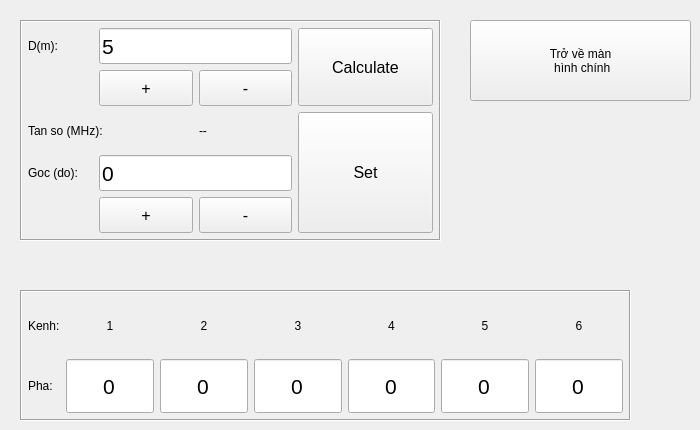
    <widget class="QWidget" name="tab_2">
     <attribute name="title">
      <string>Pha</string>
     </attribute>
     <widget class="QFrame" name="frame_8">
      <property name="geometry">
       <rect>
        <x>20</x>
        <y>20</y>
        <width>421</width>
        <height>221</height>
       </rect>
      </property>
      <property name="frameShape">
       <enum>QFrame::Box</enum>
      </property>
      <property name="frameShadow">
       <enum>QFrame::Sunken</enum>
      </property>
      <layout class="QGridLayout" name="gridLayout_11">
       <property name="leftMargin">
        <number>6</number>
       </property>
       <property name="topMargin">
        <number>6</number>
       </property>
       <property name="rightMargin">
        <number>6</number>
       </property>
       <property name="bottomMargin">
        <number>6</number>
       </property>
       <item row="5" column="1">
        <widget class="QPushButton" name="pushButton_num_back_5">
         <property name="sizePolicy">
          <sizepolicy hsizetype="Minimum" vsizetype="Preferred">
           <horstretch>0</horstretch>
           <verstretch>0</verstretch>
          </sizepolicy>
         </property>
         <property name="font">
          <font>
           <pointsize>12</pointsize>
          </font>
         </property>
         <property name="text">
          <string>+</string>
         </property>
        </widget>
       </item>
       <item row="5" column="2">
        <widget class="QPushButton" name="pushButton_num_back_6">
         <property name="sizePolicy">
          <sizepolicy hsizetype="Minimum" vsizetype="Preferred">
           <horstretch>0</horstretch>
           <verstretch>0</verstretch>
          </sizepolicy>
         </property>
         <property name="font">
          <font>
           <pointsize>12</pointsize>
          </font>
         </property>
         <property name="text">
          <string>-</string>
         </property>
        </widget>
       </item>
       <item row="2" column="1">
        <widget class="QPushButton" name="pushButton_num_back_3">
         <property name="sizePolicy">
          <sizepolicy hsizetype="Minimum" vsizetype="Preferred">
           <horstretch>0</horstretch>
           <verstretch>0</verstretch>
          </sizepolicy>
         </property>
         <property name="font">
          <font>
           <pointsize>12</pointsize>
          </font>
         </property>
         <property name="text">
          <string>+</string>
         </property>
        </widget>
       </item>
       <item row="2" column="2">
        <widget class="QPushButton" name="pushButton_num_back_4">
         <property name="sizePolicy">
          <sizepolicy hsizetype="Minimum" vsizetype="Preferred">
           <horstretch>0</horstretch>
           <verstretch>0</verstretch>
          </sizepolicy>
         </property>
         <property name="font">
          <font>
           <pointsize>12</pointsize>
          </font>
         </property>
         <property name="text">
          <string>-</string>
         </property>
        </widget>
       </item>
       <item row="3" column="4" rowspan="3" colspan="2">
        <widget class="QPushButton" name="pushButton_num_back_2">
         <property name="sizePolicy">
          <sizepolicy hsizetype="Minimum" vsizetype="Preferred">
           <horstretch>0</horstretch>
           <verstretch>0</verstretch>
          </sizepolicy>
         </property>
         <property name="minimumSize">
          <size>
           <width>100</width>
           <height>0</height>
          </size>
         </property>
         <property name="font">
          <font>
           <pointsize>12</pointsize>
          </font>
         </property>
         <property name="text">
          <string>Set</string>
         </property>
        </widget>
       </item>
       <item row="1" column="4" rowspan="2" colspan="2">
        <widget class="QPushButton" name="pushButton_num_back_7">
         <property name="sizePolicy">
          <sizepolicy hsizetype="Minimum" vsizetype="Preferred">
           <horstretch>0</horstretch>
           <verstretch>0</verstretch>
          </sizepolicy>
         </property>
         <property name="minimumSize">
          <size>
           <width>100</width>
           <height>0</height>
          </size>
         </property>
         <property name="font">
          <font>
           <pointsize>12</pointsize>
          </font>
         </property>
         <property name="text">
          <string>Calculate</string>
         </property>
        </widget>
       </item>
       <item row="3" column="2">
        <widget class="QLabel" name="label_unit_2">
         <property name="sizePolicy">
          <sizepolicy hsizetype="Preferred" vsizetype="Preferred">
           <horstretch>0</horstretch>
           <verstretch>0</verstretch>
          </sizepolicy>
         </property>
         <property name="text">
          <string>--</string>
         </property>
        </widget>
       </item>
       <item row="3" column="0" colspan="2">
        <widget class="QLabel" name="label_unit_4">
         <property name="sizePolicy">
          <sizepolicy hsizetype="Preferred" vsizetype="Preferred">
           <horstretch>0</horstretch>
           <verstretch>0</verstretch>
          </sizepolicy>
         </property>
         <property name="text">
          <string>Tan so (MHz):</string>
         </property>
        </widget>
       </item>
       <item row="1" column="0">
        <widget class="QLabel" name="label_unit_3">
         <property name="sizePolicy">
          <sizepolicy hsizetype="Preferred" vsizetype="Preferred">
           <horstretch>0</horstretch>
           <verstretch>0</verstretch>
          </sizepolicy>
         </property>
         <property name="text">
          <string>D(m):</string>
         </property>
        </widget>
       </item>
       <item row="1" column="1" colspan="2">
        <widget class="QLineEdit" name="lineEdit_antenna_D">
         <property name="sizePolicy">
          <sizepolicy hsizetype="Expanding" vsizetype="Preferred">
           <horstretch>0</horstretch>
           <verstretch>0</verstretch>
          </sizepolicy>
         </property>
         <property name="baseSize">
          <size>
           <width>200</width>
           <height>10</height>
          </size>
         </property>
         <property name="font">
          <font>
           <pointsize>16</pointsize>
          </font>
         </property>
         <property name="text">
          <string>5</string>
         </property>
        </widget>
       </item>
       <item row="4" column="0">
        <widget class="QLabel" name="label_unit_5">
         <property name="sizePolicy">
          <sizepolicy hsizetype="Preferred" vsizetype="Preferred">
           <horstretch>0</horstretch>
           <verstretch>0</verstretch>
          </sizepolicy>
         </property>
         <property name="text">
          <string>Goc (do):</string>
         </property>
        </widget>
       </item>
       <item row="4" column="1" colspan="2">
        <widget class="QLineEdit" name="lineEdit_antenna_angle">
         <property name="sizePolicy">
          <sizepolicy hsizetype="Expanding" vsizetype="Preferred">
           <horstretch>0</horstretch>
           <verstretch>0</verstretch>
          </sizepolicy>
         </property>
         <property name="font">
          <font>
           <pointsize>16</pointsize>
          </font>
         </property>
         <property name="text">
          <string>0</string>
         </property>
        </widget>
       </item>
      </layout>
     </widget>
     <widget class="QFrame" name="frame_9">
      <property name="geometry">
       <rect>
        <x>20</x>
        <y>290</y>
        <width>611</width>
        <height>131</height>
       </rect>
      </property>
      <property name="frameShape">
       <enum>QFrame::Box</enum>
      </property>
      <property name="frameShadow">
       <enum>QFrame::Sunken</enum>
      </property>
      <layout class="QGridLayout" name="gridLayout_12">
       <property name="leftMargin">
        <number>6</number>
       </property>
       <property name="topMargin">
        <number>6</number>
       </property>
       <property name="rightMargin">
        <number>6</number>
       </property>
       <property name="bottomMargin">
        <number>6</number>
       </property>
       <item row="0" column="9">
        <widget class="QLabel" name="label_unit_11">
         <property name="sizePolicy">
          <sizepolicy hsizetype="Preferred" vsizetype="Preferred">
           <horstretch>0</horstretch>
           <verstretch>0</verstretch>
          </sizepolicy>
         </property>
         <property name="text">
          <string>1</string>
         </property>
         <property name="alignment">
          <set>Qt::AlignCenter</set>
         </property>
        </widget>
       </item>
       <item row="1" column="12">
        <widget class="QLineEdit" name="lineEdit_p4">
         <property name="sizePolicy">
          <sizepolicy hsizetype="Expanding" vsizetype="Preferred">
           <horstretch>0</horstretch>
           <verstretch>0</verstretch>
          </sizepolicy>
         </property>
         <property name="font">
          <font>
           <pointsize>16</pointsize>
          </font>
         </property>
         <property name="text">
          <string>0</string>
         </property>
         <property name="alignment">
          <set>Qt::AlignCenter</set>
         </property>
        </widget>
       </item>
       <item row="1" column="11">
        <widget class="QLineEdit" name="lineEdit_p3">
         <property name="sizePolicy">
          <sizepolicy hsizetype="Expanding" vsizetype="Preferred">
           <horstretch>0</horstretch>
           <verstretch>0</verstretch>
          </sizepolicy>
         </property>
         <property name="font">
          <font>
           <pointsize>16</pointsize>
          </font>
         </property>
         <property name="text">
          <string>0</string>
         </property>
         <property name="alignment">
          <set>Qt::AlignCenter</set>
         </property>
        </widget>
       </item>
       <item row="1" column="0">
        <widget class="QLabel" name="label_unit_10">
         <property name="sizePolicy">
          <sizepolicy hsizetype="Preferred" vsizetype="Preferred">
           <horstretch>0</horstretch>
           <verstretch>0</verstretch>
          </sizepolicy>
         </property>
         <property name="text">
          <string>Pha:</string>
         </property>
        </widget>
       </item>
       <item row="1" column="13">
        <widget class="QLineEdit" name="lineEdit_p5">
         <property name="sizePolicy">
          <sizepolicy hsizetype="Expanding" vsizetype="Preferred">
           <horstretch>0</horstretch>
           <verstretch>0</verstretch>
          </sizepolicy>
         </property>
         <property name="font">
          <font>
           <pointsize>16</pointsize>
          </font>
         </property>
         <property name="text">
          <string>0</string>
         </property>
         <property name="alignment">
          <set>Qt::AlignCenter</set>
         </property>
        </widget>
       </item>
       <item row="0" column="0">
        <widget class="QLabel" name="label_unit_9">
         <property name="sizePolicy">
          <sizepolicy hsizetype="Preferred" vsizetype="Preferred">
           <horstretch>0</horstretch>
           <verstretch>0</verstretch>
          </sizepolicy>
         </property>
         <property name="text">
          <string>Kenh:</string>
         </property>
        </widget>
       </item>
       <item row="1" column="17">
        <widget class="QLineEdit" name="lineEdit_p6">
         <property name="sizePolicy">
          <sizepolicy hsizetype="Expanding" vsizetype="Preferred">
           <horstretch>0</horstretch>
           <verstretch>0</verstretch>
          </sizepolicy>
         </property>
         <property name="font">
          <font>
           <pointsize>16</pointsize>
          </font>
         </property>
         <property name="text">
          <string>0</string>
         </property>
         <property name="alignment">
          <set>Qt::AlignCenter</set>
         </property>
        </widget>
       </item>
       <item row="1" column="10">
        <widget class="QLineEdit" name="lineEdit_p2">
         <property name="sizePolicy">
          <sizepolicy hsizetype="Expanding" vsizetype="Preferred">
           <horstretch>0</horstretch>
           <verstretch>0</verstretch>
          </sizepolicy>
         </property>
         <property name="font">
          <font>
           <pointsize>16</pointsize>
          </font>
         </property>
         <property name="text">
          <string>0</string>
         </property>
         <property name="alignment">
          <set>Qt::AlignCenter</set>
         </property>
        </widget>
       </item>
       <item row="0" column="13">
        <widget class="QLabel" name="label_unit_13">
         <property name="sizePolicy">
          <sizepolicy hsizetype="Preferred" vsizetype="Preferred">
           <horstretch>0</horstretch>
           <verstretch>0</verstretch>
          </sizepolicy>
         </property>
         <property name="text">
          <string>5</string>
         </property>
         <property name="alignment">
          <set>Qt::AlignCenter</set>
         </property>
        </widget>
       </item>
       <item row="0" column="17">
        <widget class="QLabel" name="label_unit_12">
         <property name="sizePolicy">
          <sizepolicy hsizetype="Preferred" vsizetype="Preferred">
           <horstretch>0</horstretch>
           <verstretch>0</verstretch>
          </sizepolicy>
         </property>
         <property name="text">
          <string>6</string>
         </property>
         <property name="alignment">
          <set>Qt::AlignCenter</set>
         </property>
        </widget>
       </item>
       <item row="0" column="12">
        <widget class="QLabel" name="label_unit_14">
         <property name="sizePolicy">
          <sizepolicy hsizetype="Preferred" vsizetype="Preferred">
           <horstretch>0</horstretch>
           <verstretch>0</verstretch>
          </sizepolicy>
         </property>
         <property name="text">
          <string>4</string>
         </property>
         <property name="alignment">
          <set>Qt::AlignCenter</set>
         </property>
        </widget>
       </item>
       <item row="0" column="11">
        <widget class="QLabel" name="label_unit_15">
         <property name="sizePolicy">
          <sizepolicy hsizetype="Preferred" vsizetype="Preferred">
           <horstretch>0</horstretch>
           <verstretch>0</verstretch>
          </sizepolicy>
         </property>
         <property name="text">
          <string>3</string>
         </property>
         <property name="alignment">
          <set>Qt::AlignCenter</set>
         </property>
        </widget>
       </item>
       <item row="0" column="10">
        <widget class="QLabel" name="label_unit_16">
         <property name="sizePolicy">
          <sizepolicy hsizetype="Preferred" vsizetype="Preferred">
           <horstretch>0</horstretch>
           <verstretch>0</verstretch>
          </sizepolicy>
         </property>
         <property name="text">
          <string>2</string>
         </property>
         <property name="alignment">
          <set>Qt::AlignCenter</set>
         </property>
        </widget>
       </item>
       <item row="1" column="9">
        <widget class="QLineEdit" name="lineEdit_p1">
         <property name="sizePolicy">
          <sizepolicy hsizetype="Expanding" vsizetype="Preferred">
           <horstretch>0</horstretch>
           <verstretch>0</verstretch>
          </sizepolicy>
         </property>
         <property name="font">
          <font>
           <pointsize>16</pointsize>
          </font>
         </property>
         <property name="text">
          <string>0</string>
         </property>
         <property name="alignment">
          <set>Qt::AlignCenter</set>
         </property>
        </widget>
       </item>
      </layout>
     </widget>
     <widget class="QPushButton" name="pushButton_return_to_main_3">
      <property name="geometry">
       <rect>
        <x>470</x>
        <y>20</y>
        <width>221</width>
        <height>81</height>
       </rect>
      </property>
      <property name="sizePolicy">
       <sizepolicy hsizetype="Minimum" vsizetype="Preferred">
        <horstretch>0</horstretch>
        <verstretch>0</verstretch>
       </sizepolicy>
      </property>
      <property name="text">
       <string>Trở về màn
 hình chính</string>
      </property>
     </widget>
    </widget>
